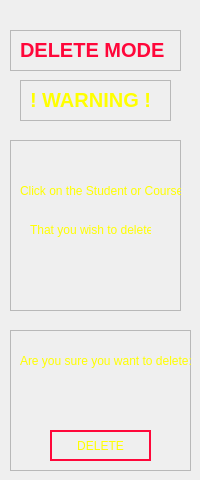
     <widget class="QWidget" name="DeletePage">
      <widget class="QFrame" name="frame_5">
       <property name="geometry">
        <rect>
         <x>10</x>
         <y>30</y>
         <width>171</width>
         <height>41</height>
        </rect>
       </property>
       <property name="styleSheet">
        <string notr="true">QFrame {
    border: 2px solid #FF073A;
}

QFrame &gt; * {
    border: none;
}</string>
       </property>
       <property name="frameShape">
        <enum>QFrame::StyledPanel</enum>
       </property>
       <property name="frameShadow">
        <enum>QFrame::Raised</enum>
       </property>
       <widget class="QLabel" name="label_7">
        <property name="geometry">
         <rect>
          <x>10</x>
          <y>10</y>
          <width>161</width>
          <height>20</height>
         </rect>
        </property>
        <property name="font">
         <font>
          <pointsize>15</pointsize>
          <weight>75</weight>
          <bold>true</bold>
         </font>
        </property>
        <property name="styleSheet">
         <string notr="true">QLabel {
    color: #FF073A;
}</string>
        </property>
        <property name="text">
         <string>DELETE MODE</string>
        </property>
       </widget>
      </widget>
      <widget class="QFrame" name="frame_6">
       <property name="geometry">
        <rect>
         <x>10</x>
         <y>140</y>
         <width>171</width>
         <height>171</height>
        </rect>
       </property>
       <property name="styleSheet">
        <string notr="true">QFrame {
    border: 2px solid #FF073A;
}

QFrame &gt; * {
    border: none;
}</string>
       </property>
       <property name="frameShape">
        <enum>QFrame::StyledPanel</enum>
       </property>
       <property name="frameShadow">
        <enum>QFrame::Raised</enum>
       </property>
       <widget class="QLabel" name="label_8">
        <property name="geometry">
         <rect>
          <x>10</x>
          <y>30</y>
          <width>161</width>
          <height>41</height>
         </rect>
        </property>
        <property name="styleSheet">
         <string notr="true">QLabel {
    color: #FFFF00;
}</string>
        </property>
        <property name="text">
         <string>Click on the Student or Course</string>
        </property>
       </widget>
       <widget class="QLabel" name="label_9">
        <property name="geometry">
         <rect>
          <x>20</x>
          <y>80</y>
          <width>121</width>
          <height>20</height>
         </rect>
        </property>
        <property name="styleSheet">
         <string notr="true">QLabel {
    color: #FFFF00;
}</string>
        </property>
        <property name="text">
         <string>That you wish to delete</string>
        </property>
       </widget>
      </widget>
      <widget class="QFrame" name="frame_7">
       <property name="geometry">
        <rect>
         <x>20</x>
         <y>80</y>
         <width>151</width>
         <height>41</height>
        </rect>
       </property>
       <property name="styleSheet">
        <string notr="true">QFrame {
    border: 2px solid #FF073A;
}

QFrame &gt; * {
    border: none;
}</string>
       </property>
       <property name="frameShape">
        <enum>QFrame::StyledPanel</enum>
       </property>
       <property name="frameShadow">
        <enum>QFrame::Raised</enum>
       </property>
       <widget class="QLabel" name="label_10">
        <property name="geometry">
         <rect>
          <x>10</x>
          <y>10</y>
          <width>131</width>
          <height>20</height>
         </rect>
        </property>
        <property name="font">
         <font>
          <pointsize>15</pointsize>
          <weight>75</weight>
          <bold>true</bold>
         </font>
        </property>
        <property name="styleSheet">
         <string notr="true">QLabel {
    color: #FFFF00;
}</string>
        </property>
        <property name="text">
         <string>! WARNING !</string>
        </property>
       </widget>
      </widget>
      <widget class="QFrame" name="frame_14">
       <property name="geometry">
        <rect>
         <x>10</x>
         <y>330</y>
         <width>181</width>
         <height>141</height>
        </rect>
       </property>
       <property name="styleSheet">
        <string notr="true">QFrame {
    border: 2px solid #FF073A;
}

QFrame &gt; * {
    border: none;
}</string>
       </property>
       <property name="frameShape">
        <enum>QFrame::StyledPanel</enum>
       </property>
       <property name="frameShadow">
        <enum>QFrame::Raised</enum>
       </property>
       <widget class="QLabel" name="label_18">
        <property name="geometry">
         <rect>
          <x>10</x>
          <y>10</y>
          <width>171</width>
          <height>41</height>
         </rect>
        </property>
        <property name="styleSheet">
         <string notr="true">QLabel {
    color: #FFFF00;
}</string>
        </property>
        <property name="text">
         <string>Are you sure you want to delete:</string>
        </property>
       </widget>
       <widget class="QLabel" name="DeleteOutput">
        <property name="geometry">
         <rect>
          <x>50</x>
          <y>50</y>
          <width>91</width>
          <height>20</height>
         </rect>
        </property>
        <property name="font">
         <font>
          <pointsize>12</pointsize>
          <weight>75</weight>
          <bold>true</bold>
         </font>
        </property>
        <property name="styleSheet">
         <string notr="true">QLabel {
    color: #FFFF00;
}</string>
        </property>
        <property name="text">
         <string/>
        </property>
       </widget>
       <widget class="QPushButton" name="ExecuteDelete">
        <property name="geometry">
         <rect>
          <x>40</x>
          <y>100</y>
          <width>101</width>
          <height>31</height>
         </rect>
        </property>
        <property name="toolTip">
         <string>Save Changes</string>
        </property>
        <property name="styleSheet">
         <string notr="true">QPushButton {
    border: 2px solid #FF073A;
    color: #FFFF00;  /* Text color of QPushButton */
    text-align: center;  /* Center-align text in QPushButton */
}</string>
        </property>
        <property name="text">
         <string>DELETE</string>
        </property>
       </widget>
      </widget>
     </widget>
